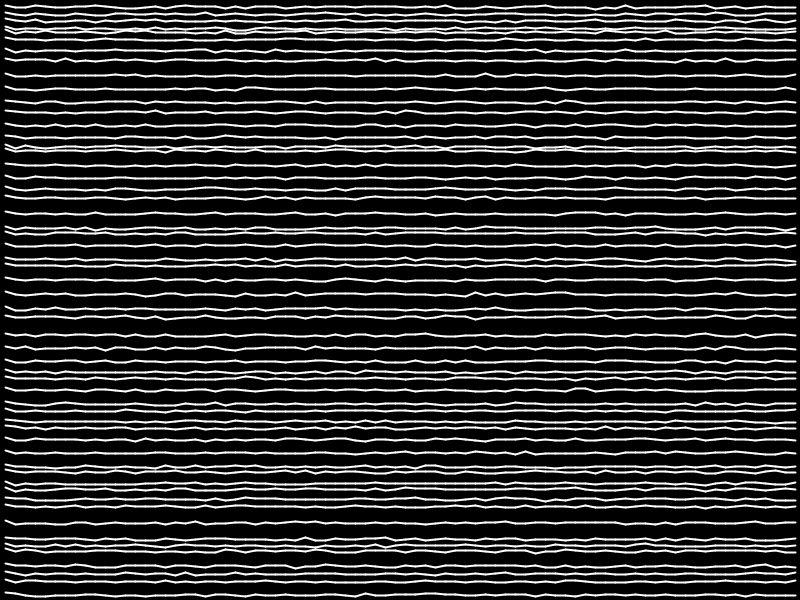
Frame 1 (no input)
Frame 60 (the mouse pressed at the canvas centre just before this capture): identical to frame 1, image omitted
Frame 120 (the mouse held since frame 60 and released just before this capture): identical to frame 1, image omitted

The Processing sketch that drew this single still picture (run headless with seeded random() and noise(); from frame 60 on, the mouse is pressed at the canvas centre):

// Processing sketch: joy_lines
// ── joy_lines.pde
FloatList ys;

void setup() {
  size(800, 600);
  
  float yOffset = 5;
  float yStep = 25;
  
  ys = new FloatList();
  for (float y = yOffset; y < height - yOffset; y = y + yStep * noise(y)) {
    ys.append(y);
  }
}

void draw() {
  background(0);
  for (float y : ys) {
    drawLine(y);
  }
}

void drawLine(float y) {
  stroke(255);
  
  float xOffset = 5;
  float xStep = 10;
  float y1 = y;
  float y2;
  
  for (float x = xOffset; x < width - xOffset; x = x + xStep) {
    y2 = y + 5 * noise(x, y);
    strokeWeight(2);
    line(x, y1, x + xStep, y2);
    y1 = y2;
  }
}
